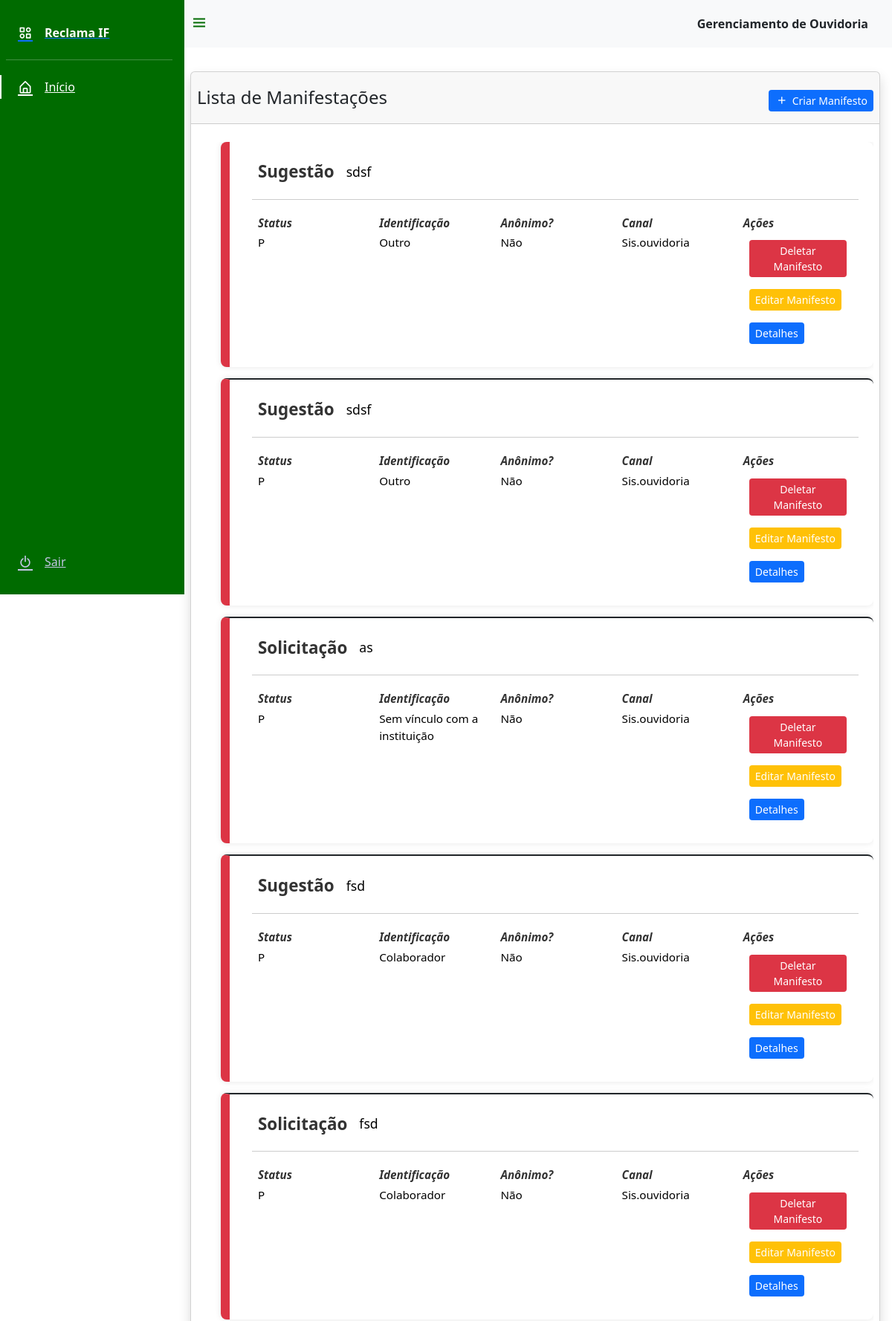
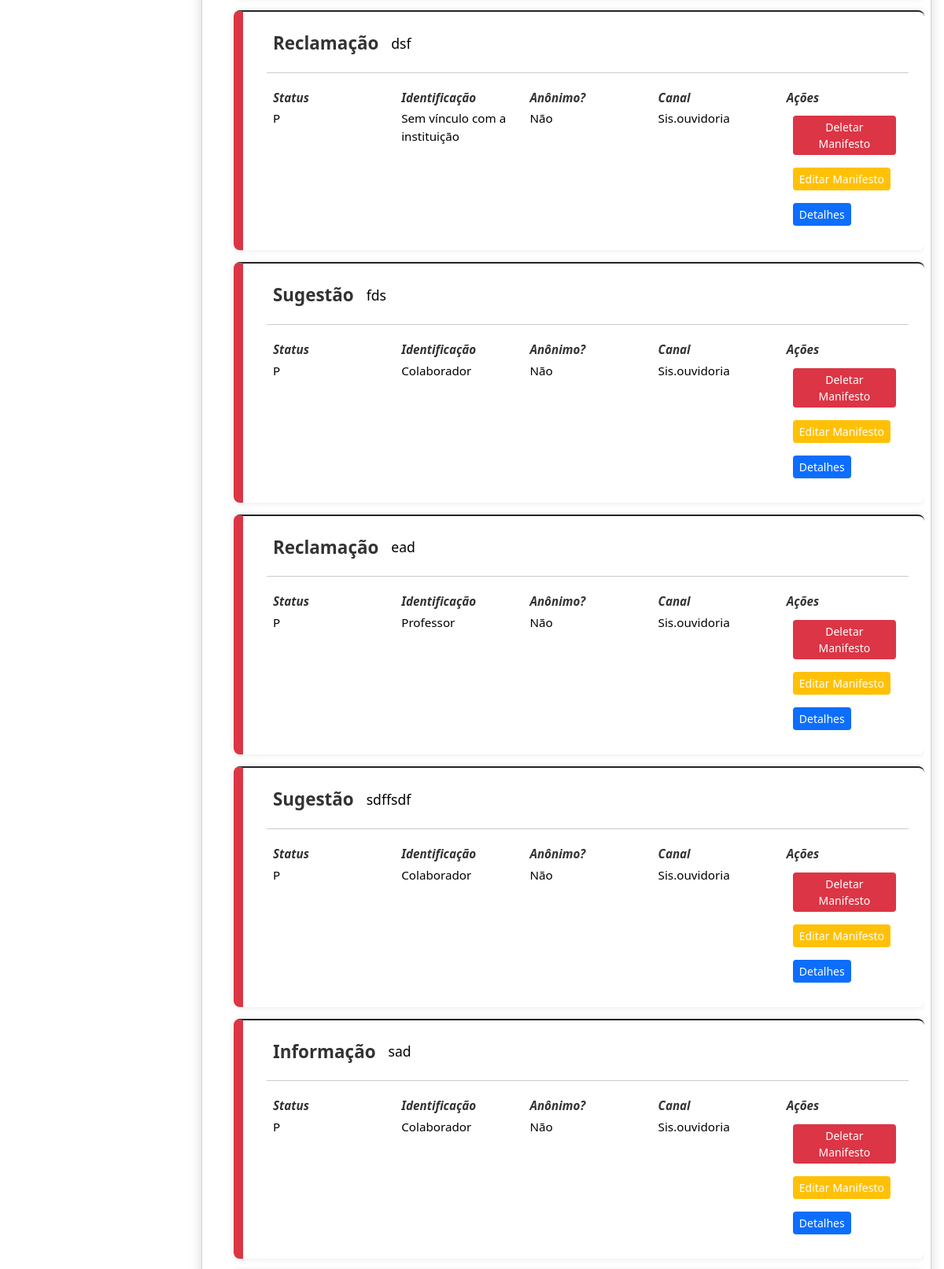
The page /consultar_manifesto (upper part) on the database its author committed (2 pictures, top to bottom).
### models/tabelas.py (models this page shows)
class Manifestacao(db.Model):
    id = db.Column(db.Integer, primary_key=True)
    mensagem = db.Column(db.String(500), nullable=False)
    tipo = db.Column(db.String(20), nullable=False)
    status = db.Column(db.String(10), nullable=False)
    autoria = db.Column(db.String(100), nullable=False)
    anonimato = db.Column(db.String(10), nullable=False)
    canal_manifestacao = db.Column(db.String(20), nullable=True)
    id_manifestante = db.Column(db.Integer, nullable=False)
    def trans_dic(self):
        return {coluna.name: getattr(self, coluna.name) for coluna in self.__table__.columns}

### routes.py (the view)
@app.route('/consultar_manifesto')
def consultarManifc():
    manifestacoes = consultaGeralManifestacoes()
    manifestantes = consultaGeralManifestantes()
    return render_template('home.html', manifestacoes=manifestacoes, manifestantes=manifestantes)

### models/consultas.py (called while the page is built)
def consultaGeralManifestacoes():
    manifestacoesQuery = Manifestacao.query.all()
    manifestacoesDic = [manifestacao.trans_dic() for manifestacao in manifestacoesQuery]
    return manifestacoesDic

def consultaGeralManifestantes():
    manifestantesQuery = Manifestante.query.all()
    manifestantesDic = [manifestacao.trans_dic() for manifestacao in manifestantesQuery]
    return manifestantesDic

### models/tabelas.py (called while the page is built)
    def trans_dic(self):
        return {coluna.name: getattr(self, coluna.name) for coluna in self.__table__.columns}

### templates/home.html (shortened to what this page needs)
<!DOCTYPE html>
<html lang="pt-br">
<head>
    <link href="https://cdn.jsdelivr.net/npm/bootstrap@5.1.3/dist/css/bootstrap.min.css" rel="stylesheet" />
    <link href="https://cdn.jsdelivr.net/npm/boxicons@latest/css/boxicons.min.css" rel="stylesheet" />
    <link href="{{ url_for('static', filename='style/home.css') }}" rel="stylesheet">
<link href="https://cdn.jsdelivr.net/npm/bootstrap@5.3.6/dist/css/bootstrap.min.css" rel="stylesheet">
</head>
<body id="body-pd" class="body-pd">
    <header class="header bg-light body-pd" id="header">
        <div class="header_toggle">
            <i class="bx bx-menu" id="header-toggle"></i>
        </div>
        <div class="header_title">
            <span class="fw-bold">Gerenciamento de Ouvidoria</span>
        </div>
    </header>
    <div class="l-navbar show_navbar" id="nav-bar">
        <nav class="nav">
            <div>
                <a href="home" class="nav_logo my-2">
                    <i class="bx bx-category-alt nav_logo-icon"></i>
                    <span class="nav_logo-name">Reclama IF</span>
                </a>
                <hr class="sidebar-divider ms-2" style="color:white;">
                <div class="nav_list">
                    <a href="home" class="nav_link active">
                        <i class="bx bx-home-alt nav_icon"></i>
                        <span class="nav_name">Início</span>
                    </a>
                </div>
            </div>
            <a href="#" onclick="fazerLogout()" class="nav_link">
                <i class='bx bx-power-off nav_icon'></i>
                <span class="nav_name">Sair</span>
            </a>
        </nav>
    </div>
        <div class="card shadow col-12 mt-5 p-0">
            <div class="card-header p-0 mb-3">
                <div class="d-flex row mb-2 mt-3 align-items-center">
                    <div class="d-flex justify-content-md-start justify-content-center col-12 col-md-6">
                        <dt class="h4 mx-2"> Lista de Manifestações</dt>
                    </div>
                    <div class="d-flex col-12 col-md-6 justify-content-md-end justify-content-center">
                        <button class="btn btn-primary btn-sm border-0 m-2" data-bs-toggle="modal" data-bs-target="#cadManifestoModal"> <i class='bx-fw bx bx-plus fs-6'></i> Criar Manifesto</button>
                    </div>
                </div>
            </div>
            <div class="card-body p-0 m-2">
                <div class="table-responsive">
                    <ul class="table table-striped table-hover display nowrap" style="width:100%">
                        {% for manifestacao in manifestacoes %}
                            {% set status_class = 'status-P' if manifestacao.status == 'P' else 'status-R' if manifestacao.status == 'R' else '' %}
                            {% set tipo_lower = manifestacao.tipo|lower %}
                            {% set tipo_class = tipo_lower if tipo_lower in ['elogio', 'informacao', 'reclamacao', 'sugestao', 'denuncia', 'solicitacao'] else 'tipo-default' %}
                            <li class="{{ status_class }}">
                                <div class="linha-cima">
                                    <div class="nome {{ tipo_class }}">{{ manifestacao.tipo }}</div>
                                    <div class="mensagem">{{ manifestacao.mensagem }}</div>
                                </div>
                                <div class="linha-baixo">
                                    <div class="coluna">
                                        <div class="titulo {{ tipo_class }}">Status</div>
                                        <div>{{ manifestacao.status }}</div>
                                    </div>
                                    <div class="coluna">
                                        <div class="titulo {{ tipo_class }}">Identificação</div>
                                        <div>{{ manifestacao.autoria }}</div>
                                    </div>
                                    <div class="coluna">
                                        <div class="titulo {{ tipo_class }}">Anônimo?</div>
                                        <div>{{ manifestacao.anonimato }}</div>
                                    </div>
                                    <div class="coluna">
                                        <div class="titulo {{ tipo_class }}">Canal</div>
                                        <div>{{ manifestacao.canal_manifestacao }}</div>
                                    </div>
                                    <div class="coluna">
                                        <div class="titulo {{ tipo_class }}">Ações</div>
                                        <button
                                        class="btn btn-danger btn-sm border-0 m-2"
                                        data-bs-toggle="modal"
                                        data-bs-target="#deletarModal"
                                        data-id="{{ manifestacao.id }}"
                                        style="color:white;">  Deletar Manifesto</button>
                                        <button
                                        class="btn btn-warning btn-sm border-0 m-2"
                                        data-bs-toggle="modal"
                                        data-bs-target="#editarModal"
                                        data-id="{{ manifestacao.id }}"
                                        data-tipo="{{ manifestacao.tipo }}"
                                        data-mensagem="{{ manifestacao.mensagem }}"
                                        data-status="{{ manifestacao.status }}"
                                        data-autoria="{{ manifestacao.autoria }}"
                                        data-anonimato="{{ manifestacao.anonimato }}"
                                        data-canal="{{ manifestacao.canal_manifestacao }}"
                                        data-id-manifestante="{{ manifestacao.id_manifestante }}"
                                        {% for manifestante in manifestantes %}
                                            {% if manifestante.id == manifestacao.id_manifestante %}
                                                data-nome="{{ manifestante.nome }}"
                                                data-email="{{ manifestante.email }}"
                                                data-telefone="{{ manifestante.telefone }}"
                                            {% endif %}
                                        {% endfor %}
                                        style="color:white;">  Editar Manifesto </button>
                                     <button
                                        class="btn btn-primary btn-sm border-0 m-2"
                                        data-bs-toggle="modal"
                                        data-bs-target="#detModal"
                                        data-status="{{ manifestacao.status }}"
                                        data-id="{{ manifestacao.id }}"
                                        data-tipo="{{ manifestacao.tipo }}"
                                        data-mensagem="{{ manifestacao.mensagem }}"
                                        data-status="{{ manifestacao.status }}"
                                        data-autoria="{{ manifestacao.autoria }}"
                                        data-anonimato="{{ manifestacao.anonimato }}"
                                        data-canal="{{ manifestacao.canal_manifestacao }}"
                                        data-id-manifestante="{{ manifestacao.id_manifestante }}"
                                        {% for manifestante in manifestantes %}
                                            {% if manifestante.id == manifestacao.id_manifestante %}
                                                data-nome="{{ manifestante.nome }}"
                                                data-email="{{ manifestante.email }}"
                                                data-telefone="{{ manifestante.telefone }}"
                                            {% endif %}
                                        {% endfor %}
                                        style="color:white;">Detalhes </button>
                                    </div>
                                </div>
                            </li>
                        {% endfor %}
                    </ul>
                </div>
            </div>
        </div>
</body>
</html>

### static/style/home.css (style rules this page uses)
:root { --header-height: 3rem; --nav-width: 68px; --first-color: #006b00; --del-color: #ff0000; --first-color-light: #c3c6e6; --white-color: #FFFFFF; --body-font: "Nunito", sans-serif; --normal-font-size: 1rem; --z-fixed: 100; --grey-color: rgb(114, 114, 114); }
.btn-primary { background: var(--first-color); }
body { position: relative; margin: var(--header-height) 0 0 0; padding: 0 1rem; font-family: var(--body-font); font-size: var(--normal-font-size); transition: 0.5s; }
a { text-decoration: none; }
.header { width: 100%; height: var(--header-height); position: fixed; top: 0; left: 0; display: flex; align-items: center; justify-content: space-between; padding: 0 1rem; background-color: var(--white-color); z-index: var(--z-fixed); transition: 0.5s; }
.header_toggle { color: var(--first-color); font-size: 1.5rem; cursor: pointer; }
.l-navbar { position: fixed; top: 0; left: -30%; width: var(--nav-width); height: 100vh; background-color: var(--first-color); padding: 0.5rem 1rem 0 0; transition: 0.5s; z-index: var(--z-fixed); }
.nav { height: 100%; display: flex; flex-direction: column; justify-content: space-between; overflow: hidden; }
.nav_logo, .nav_link { display: grid; grid-template-columns: max-content max-content; align-items: center; column-gap: 1rem; padding: 0.5rem 0 0.5rem 1.5rem; }
.nav_logo-icon { font-size: 1.25rem; color: var(--white-color); }
.nav_logo-name { color: var(--white-color); font-weight: 700; }
.nav_link { position: relative; color: var(--first-color-light); margin-bottom: 1.5rem; transition: 0.3s; }
.nav_icon { font-size: 1.25rem; }
.show_navbar { left: 0; }
.body-pd { padding-left: calc(var(--nav-width) + 1rem); }
.active { color: var(--white-color); }
.active::before { content: ""; position: absolute; left: 0; width: 2px; height: 32px; background-color: var(--white-color); }
@media screen and (min-width: 768px) { body { margin: calc(var(--header-height) + 1rem) 0 0 0; padding-left: calc(var(--nav-width) + 2rem); } }
@media screen and (min-width: 768px) { .header { height: calc(var(--header-height) + 1rem); padding: 0 2rem 0 calc(var(--nav-width) + 2rem); } }
@media screen and (min-width: 768px) { .l-navbar { left: 0; padding: 1rem 1rem 0 0; } }
@media screen and (min-width: 768px) { .show_navbar { width: calc(var(--nav-width) + 180px); } }
@media screen and (min-width: 768px) { .body-pd { padding-left: calc(var(--nav-width) + 188px); } }
li { background: #fff; margin-bottom: 15px; padding: 15px 20px 15px 30px; border-radius: 8px; box-shadow: 0 0 8px rgba(0,0,0,0.1); transition: background 0.3s ease; border-left: 12px solid transparent; }
li.status-P { border-left-color: #dc3545; }
.linha-cima { display: flex; align-items: center; margin-bottom: 12px; padding-bottom: 12px; border-bottom: 1px solid #ccc; }
.nome { font-weight: bold; font-size: 1.4em; padding-right: 20px; min-width: 100px; text-transform: capitalize; }
.nome.tipo-default { color: #333; }
.mensagem { flex-grow: 1; font-size: 1.1em; color: #222; word-wrap: break-word; }
.linha-baixo { display: flex; justify-content: space-between; font-size: 0.95em; color: #555; }
.coluna { flex: 1 1 140px; padding: 5px 10px; }
.titulo { font-weight: bold; margin-bottom: 4px; font-style: italic; user-select: none; text-transform: capitalize; }
.titulo.tipo-default { color: #333; }
ul { list-style: none; padding: 0; margin: 0; }

### rows shown on the page
Manifestacao: tipo "Sugestão", mensagem "sdsf", status "P", autoria "Outro", anonimato "Não", canal_manifestacao "Sis.ouvidoria"
Manifestacao: tipo "Sugestão", mensagem "sdsf", status "P", autoria "Outro", anonimato "Não", canal_manifestacao "Sis.ouvidoria"
Manifestacao: tipo "Solicitação", mensagem "as", status "P", autoria "Sem vínculo com a instituição", anonimato "Não", canal_manifestacao "Sis.ouvidoria"
Manifestacao: tipo "Sugestão", mensagem "fsd", status "P", autoria "Colaborador", anonimato "Não", canal_manifestacao "Sis.ouvidoria"
Manifestacao: tipo "Solicitação", mensagem "fsd", status "P", autoria "Colaborador", anonimato "Não", canal_manifestacao "Sis.ouvidoria"
Manifestacao: tipo "Reclamação", mensagem "dsf", status "P", autoria "Sem vínculo com a instituição", anonimato "Não", canal_manifestacao "Sis.ouvidoria"
Manifestacao: tipo "Sugestão", mensagem "fds", status "P", autoria "Colaborador", anonimato "Não", canal_manifestacao "Sis.ouvidoria"
Manifestacao: tipo "Reclamação", mensagem "ead", status "P", autoria "Professor", anonimato "Não", canal_manifestacao "Sis.ouvidoria"
Manifestacao: tipo "Sugestão", mensagem "sdffsdf", status "P", autoria "Colaborador", anonimato "Não", canal_manifestacao "Sis.ouvidoria"
Manifestacao: tipo "Informação", mensagem "sad", status "P", autoria "Colaborador", anonimato "Não", canal_manifestacao "Sis.ouvidoria"
